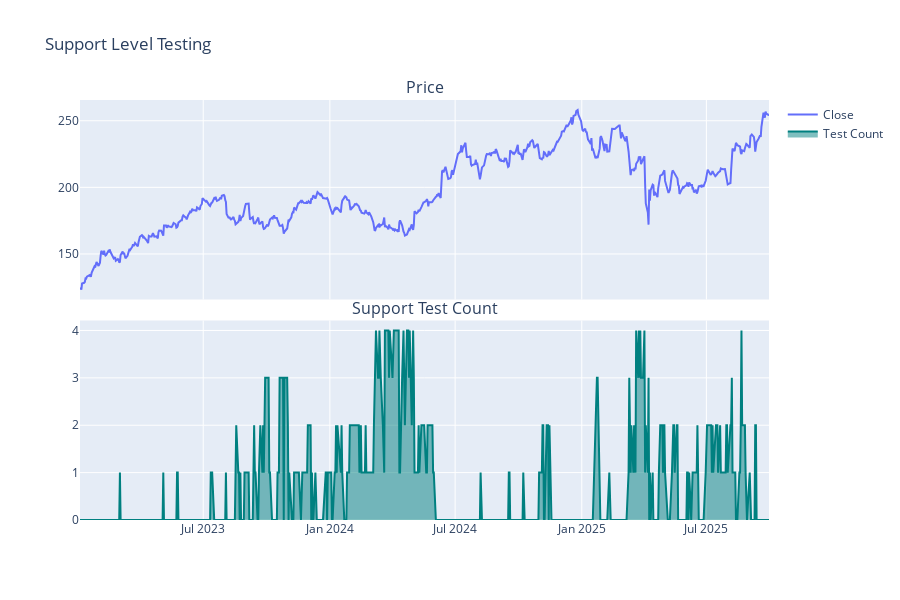

Source (notebook cell):
### Markdown cell above
## 4. Support Test Count

Counts how many times price has tested similar support levels (within 2% tolerance). More tests = stronger support = higher probability bounce.

### Code cell
df = detect_support_tests(df, tolerance=0.02)

fig = make_subplots(rows=2, cols=1, shared_xaxes=True, vertical_spacing=0.05,
                    subplot_titles=('Price', 'Support Test Count'))

fig.add_trace(go.Scatter(x=df['date'], y=df['close'], name='Close'), row=1, col=1)
fig.add_trace(go.Scatter(x=df['date'], y=df['support_test_count'], name='Test Count',
                        fill='tozeroy', line=dict(color='teal')), row=2, col=1)

fig.update_layout(height=600, title_text="Support Level Testing")
fig.show()

### Figure 1 — Plotly figure (JSON) as saved in the notebook; plotly's stock layout.template omitted (floating-point values rounded to 4 significant figures; data arrays with more than 128 entries replaced by an {"elided": "..."} marker saying what was removed)
{"data": [{"name": "Close", "type": "scatter", "x": {"elided": "688 str values"}, "xaxis": "x", "y": {"elided": "688 float values"}, "yaxis": "y"}, {"fill": "tozeroy", "line": {"color": "teal"}, "name": "Test Count", "type": "scatter", "x": {"elided": "688 str values"}, "xaxis": "x2", "y": {"elided": "688 int values"}, "yaxis": "y2"}], "layout": {"annotations": [{"font": {"size": 16}, "showarrow": false, "text": "Price", "x": 0.5, "xanchor": "center", "xref": "paper", "y": 1, "yanchor": "bottom", "yref": "paper"}, {"font": {"size": 16}, "showarrow": false, "text": "Support Test Count", "x": 0.5, "xanchor": "center", "xref": "paper", "y": 0.475, "yanchor": "bottom", "yref": "paper"}], "height": 600, "title": {"text": "Support Level Testing"}, "xaxis": {"anchor": "y", "domain": [0, 1], "matches": "x2", "showticklabels": false}, "xaxis2": {"anchor": "y2", "domain": [0, 1]}, "yaxis": {"anchor": "x", "domain": [0.525, 1]}, "yaxis2": {"anchor": "x2", "domain": [0, 0.475]}}}
